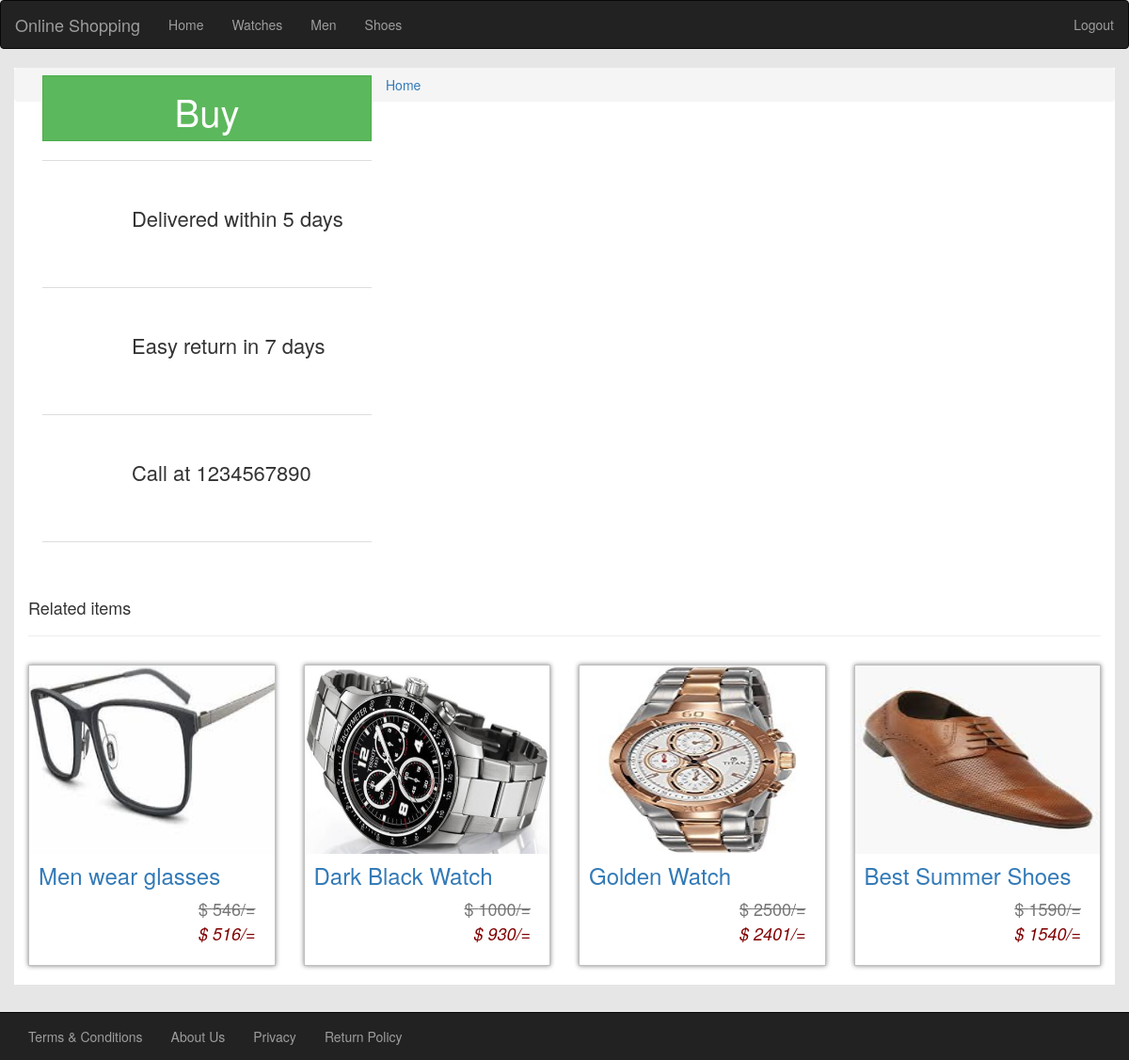
The page /product.php on the database its author committed.
### tables this page shows
CREATE TABLE IF NOT EXISTS `prod_cat` (
  `cat_id` int(11) NOT NULL AUTO_INCREMENT,
  `cat_name` text NOT NULL,
  `cat_slug` text NOT NULL,
  PRIMARY KEY (`cat_id`)
);

CREATE TABLE IF NOT EXISTS `products` (
  `prod_id` int(11) NOT NULL AUTO_INCREMENT,
  `prod_image` text NOT NULL,
  `prod_title` text NOT NULL,
  `prod_desc` text NOT NULL,
  `prod_cat` text NOT NULL,
  `prod_quantity` int(11) NOT NULL,
  `prod_cost` int(11) NOT NULL,
  `prod_price` int(11) NOT NULL,
  `prod_disc` int(11) NOT NULL,
  `prod_del_chrg` int(11) NOT NULL DEFAULT '0',
  PRIMARY KEY (`prod_id`)
);

### product.php (the view, shortened to what this page needs)
<?php include "include/db.php"; ?>
<!DOCTYPE html>
<html>
	<head>
		<link rel="stylesheet" href="css/bootstrap.css">
		<link rel="stylesheet" href="css/styles.css">
		<link rel="stylesheet" href="css/font-awesome.css">
		<link rel="stylesheet" href="css/lightbox.css">
	</head>
	<body>
		<?php include 'include/header.php'; ?>
		<div class="container">
			<div class="row">
				<ol class="breadcrumb">
					<li><a href="index.php">Home</a></li>
				<aside class="col-md-4">
					<a href="buy.php?chk_prod_id=<?php echo $prod_id; ?>" class="btn btn-success btn-lg btn-block">Buy</a>
					<br>
					<ul class="list-group">
						<li class="list-group-item">
							<div class="row">
								<div class="col-md-2 col-md-offset-1"><i class="fa fa-truck fa-2x"></i></div>
								<div class="col-md-9">Delivered within 5 days</div>
							</div>
						</li>
						<li class="list-group-item">
							<div class="row">
								<div class="col-md-2 col-md-offset-1"><i class="fa fa-refresh fa-2x"></i></div>
								<div class="col-md-9">Easy return in 7 days</div>
							</div>
						</li>
						<li class="list-group-item">
							<div class="row">
								<div class="col-md-2 col-md-offset-1"><i class="fa fa-phone fa-2x"></i></div>
								<div class="col-md-9">Call at 1234567890</div>
							</div>
						</li>
					</ul>
				</aside>
			</div>
			<div class="page-header">
				<h4>Related items</h4>
			</div>
			<section class="row">
				<?php
					$rel_sql="SELECT * FROM products ORDER BY rand() LIMIT 4";
					$rel_run=mysqli_query($conn,$rel_sql);
					while($rel_rows=mysqli_fetch_assoc($rel_run)){
						$discounted_price=$rel_rows['prod_price']-$rel_rows['prod_disc'];
						$prod_title=str_replace(' ','-',$rel_rows['prod_title']);
						echo "
							<div class='col-md-3'>
								<div class='col-md-12 single-item noPadding'>
									<div class='top'>
										<img src='$rel_rows[prod_image]' class='img-responsive'>
									</div>
									<div class='bottom'>
										<h3 class='item-title'><a href='product.php?prod_title=$prod_title&prod_id=$rel_rows[prod_id]'>$rel_rows[prod_title]</a></h3>
										<div class='pull-right cutted-price text-muted'><del>$ $rel_rows[prod_price]/=</del></div>
										<div class='clearfix'></div>
										<div class='pull-right discounted-price'>$ $discounted_price/=</div>
									</div>
								</div>
							</div>
						";
					}
				?>
			</section>
		</div>
		<br><br><br><br>
		<?php include 'include/footer.php'; ?>
	</body>
</html>

### include/header.php
<nav class="navbar navbar-inverse">
	<div class="container-fluid">
		<div class="navbar-header">
			<a href="index.php" class="navbar-brand">Online Shopping</a>
		</div>
		<ul class="nav navbar-nav">
			<li><a href="index.php">Home</a></li>
			<?php
				$cat_sql="SELECT * FROM prod_cat";
				$cat_run=mysqli_query($conn,$cat_sql);
				while($cat_rows=mysqli_fetch_assoc($cat_run))
				{
					$cat_name=ucwords($cat_rows['cat_name']);
					if($cat_rows['cat_slug']==''){
						$cat_slug=$cat_rows['cat_name'];
					}
					else{
						$cat_slug=$cat_rows['cat_slug'];
					}
					echo "<li><a href='category.php?category=$cat_slug'>$cat_name</a></li>";
				}
			?>
		</ul>
		<ul class="nav navbar-nav navbar-right">
			<li><a href="#">Logout</a></li>
		</ul>
	</div>
</nav>

### css/styles.css (style rules this page uses)
.noPadding { padding:0; }
body { background:#e6e6e6; }
.container { background:white; }
.single-item { margin-top:10px; margin-bottom:20px; height:320px; border:1px solid silver; box-shadow:0 0 5px gray; }
.top { background:maroon; height:200px; }
.top img { height:100%; width:100%; }
.bottom { height:100px; }
.item-title { color:maroon; margin-top:0; margin-left:10px; padding-top:10px; }
.cutted-price { font-size:18px; margin-right:20px; }
.discounted-price { font-size:18px; margin-right:20px; color:maroon; font-style:italic; }
.btn { border-radius:0px; }
.list-group .list-group-item { font-size:22px; border-right:0; border-left:0; padding:45px 0px 45px 0px; border-radius:0px; }

### css/lightbox.css (style rules this page uses)
body:after { content: url(../images/close.png) url(../images/loading.gif) url(../images/prev.png) url(../images/next.png); display: none; }

### product.php (style rules this page uses)
.btn { height:70px; font-size:40px; }

### rows shown on the page
prod_cat: cat_name "Watches"
prod_cat: cat_name "Men"
prod_cat: cat_name "Shoes"
products: prod_image (picture), prod_title "Men wear glasses", prod_price "546", discounted_price "516"
products: prod_image (picture), prod_title "Dark Black Watch", prod_price "1000", discounted_price "930"
products: prod_image (picture), prod_title "Golden Watch", prod_price "2500", discounted_price "2401"
products: prod_image (picture), prod_title "Best Summer Shoes", prod_price "1590", discounted_price "1540"
